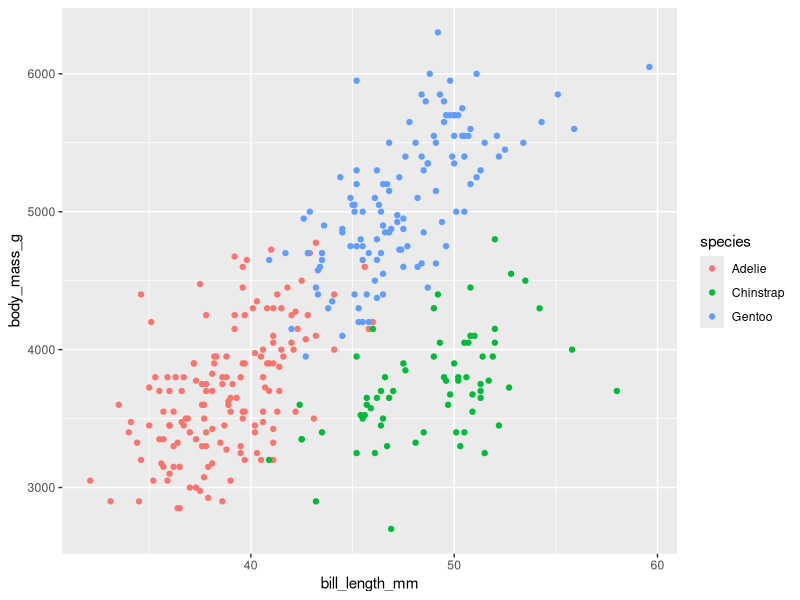
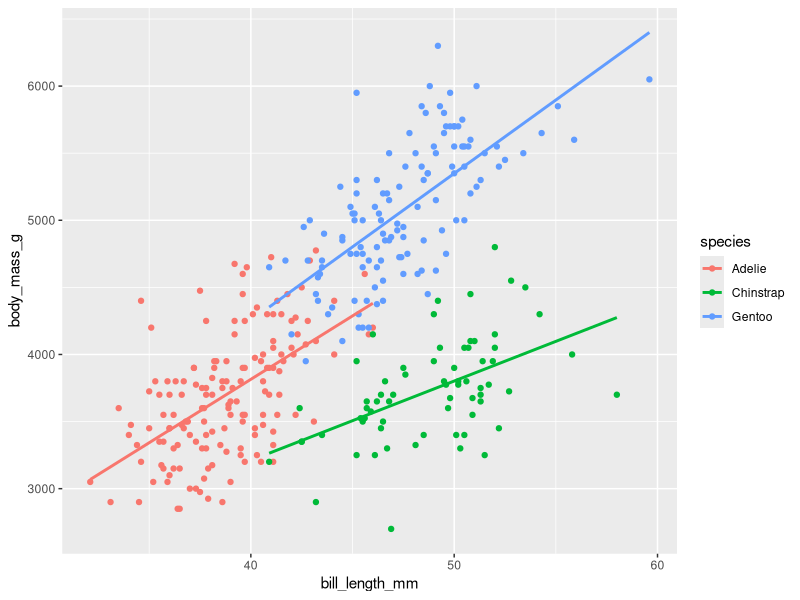
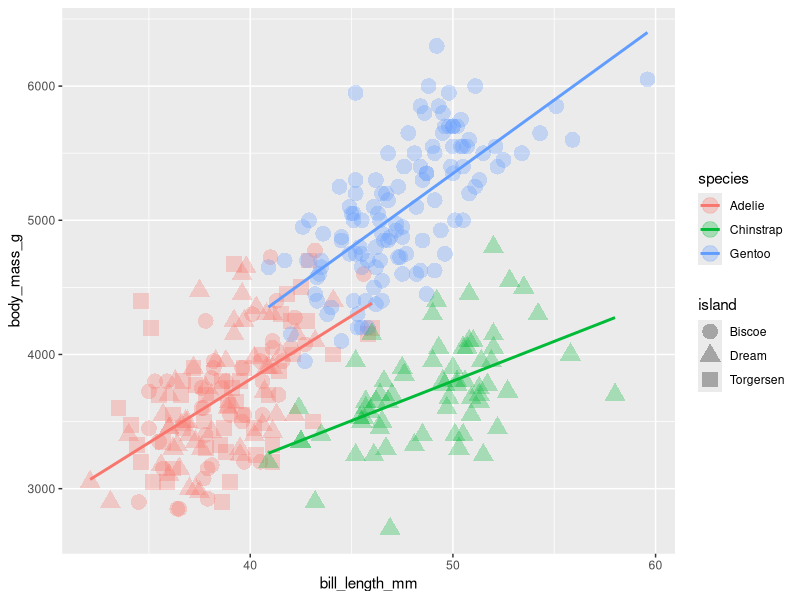
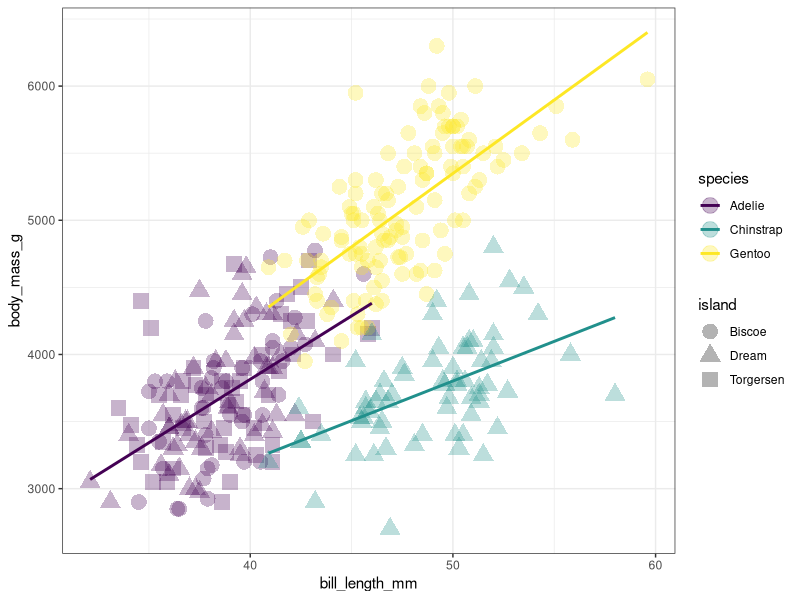
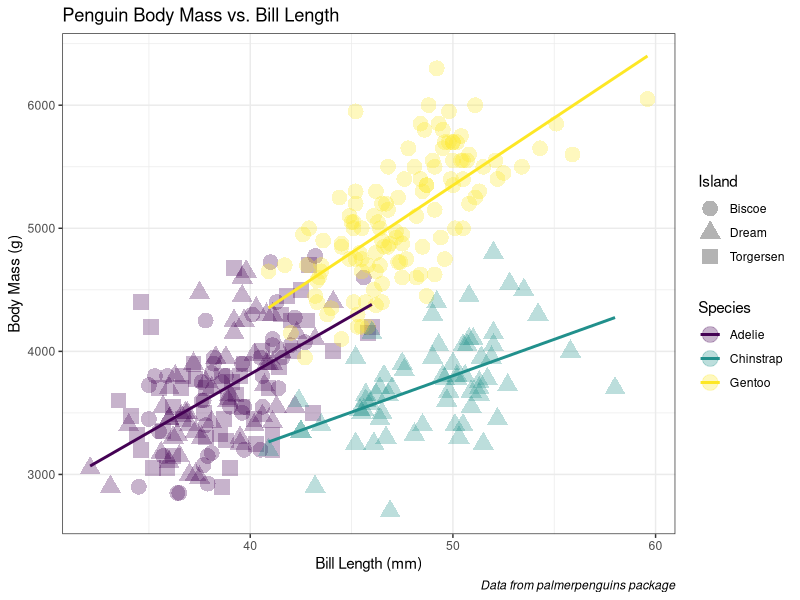

These figures' R source, in order:
## ---- chunk 1
# Write your answer here
## ---- chunk 2
# Write your answer here
## ---- chunk 3
# Write your answer here
library(palmerpenguins)
library(ggplot2)
ggplot(data = penguins, aes(x = bill_length_mm, y = body_mass_g, color = species)) +
  geom_point()
## ---- chunk 4
# Write your answer here
ggplot(data = penguins, aes(x = bill_length_mm, y = body_mass_g, color = species)) +
  geom_point() +
  geom_smooth(method = "lm", se = FALSE)
## ---- chunk 5
# Write your answer here
ggplot(data = penguins, aes(x = bill_length_mm, y = body_mass_g, color = species)) +
  geom_point(aes(shape = island), size = 5, alpha = 0.3) +
  geom_smooth(method = "lm", se = FALSE)
## ---- chunk 6
# Write your answer here
ggplot(data = penguins, aes(x = bill_length_mm, y = body_mass_g, color = species)) +
  geom_point(aes(shape = island), size = 5, alpha = 0.3) +
  geom_smooth(method = "lm", se = FALSE) +
  scale_colour_viridis_d() +
  theme_bw()
## ---- chunk 7
# Write your answer here
ggplot(data = penguins, aes(x = bill_length_mm, y = body_mass_g, color = species)) +
  geom_point(aes(shape = island), size = 5, alpha = 0.3) +
  geom_smooth(method = "lm", se = FALSE) +
  scale_colour_viridis_d() +
  theme_bw() +
  labs(
    title = "Penguin Body Mass vs. Bill Length",
    x = "Bill Length (mm)",
    y = "Body Mass (g)",
    color = "Species",
    shape = "Island",
    caption = "Data from palmerpenguins package"
  ) +
  theme(plot.caption = element_text(face = "italic"))
